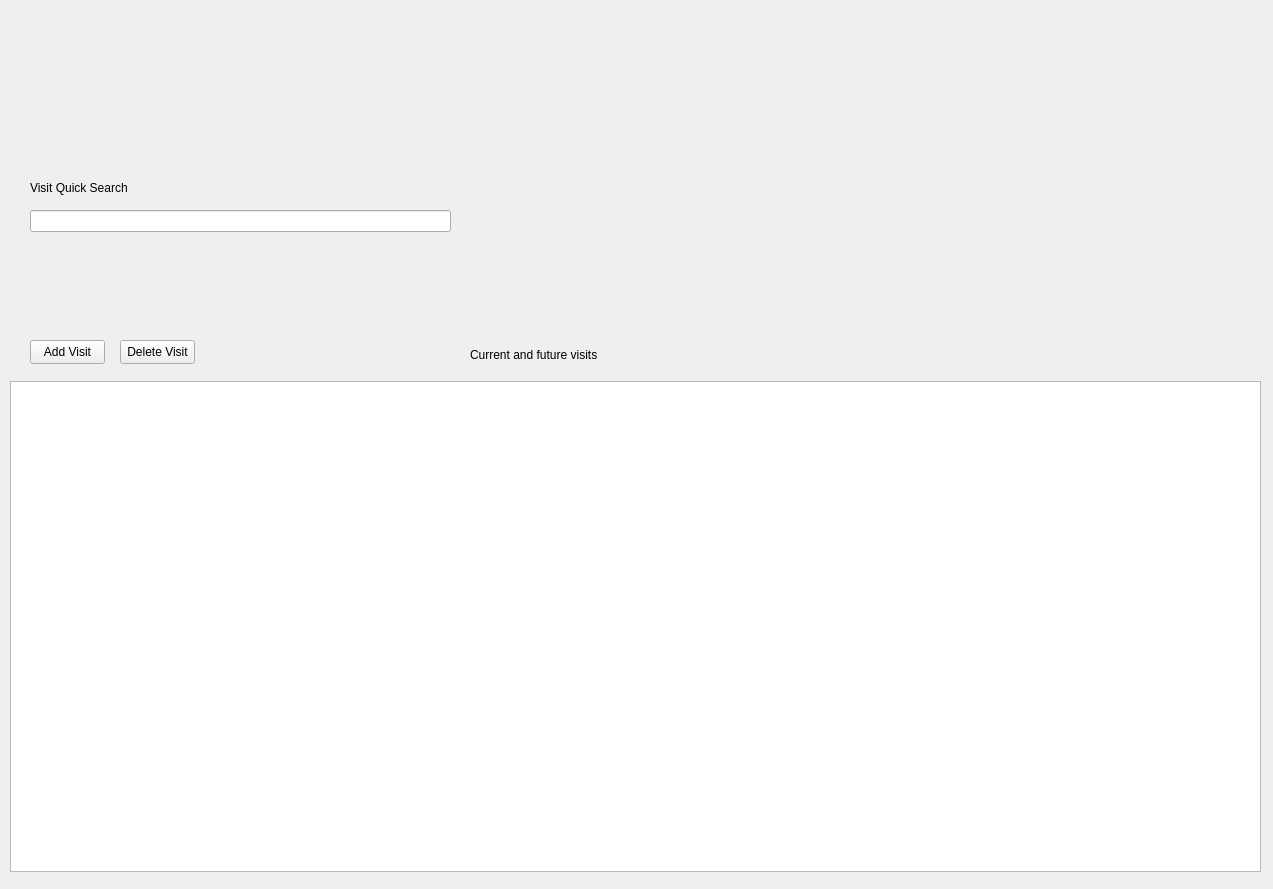
<?xml version="1.0" encoding="UTF-8"?>
<ui version="4.0">
 <class>ContractVisitClass</class>
 <widget class="QWidget" name="ContractVisitClass">
  <property name="geometry">
   <rect>
    <x>0</x>
    <y>0</y>
    <width>1273</width>
    <height>889</height>
   </rect>
  </property>
  <property name="windowTitle">
   <string>ContractVisit</string>
  </property>
  <widget class="QStackedWidget" name="stackedWidget">
   <property name="geometry">
    <rect>
     <x>10</x>
     <y>110</y>
     <width>1251</width>
     <height>771</height>
    </rect>
   </property>
   <property name="font">
    <font>
     <family>Arial</family>
    </font>
   </property>
   <property name="currentIndex">
    <number>0</number>
   </property>
   <widget class="QWidget" name="page">
    <widget class="QTableView" name="tv_visits">
     <property name="geometry">
      <rect>
       <x>0</x>
       <y>271</y>
       <width>1251</width>
       <height>491</height>
      </rect>
     </property>
    </widget>
    <widget class="QLabel" name="lb_tableTitle">
     <property name="geometry">
      <rect>
       <x>460</x>
       <y>229</y>
       <width>421</width>
       <height>31</height>
      </rect>
     </property>
     <property name="text">
      <string>Current and future visits</string>
     </property>
    </widget>
    <widget class="QPushButton" name="pb_addVisit">
     <property name="geometry">
      <rect>
       <x>20</x>
       <y>230</y>
       <width>75</width>
       <height>24</height>
      </rect>
     </property>
     <property name="text">
      <string>Add Visit</string>
     </property>
    </widget>
    <widget class="QPushButton" name="pb_deleteVisit">
     <property name="geometry">
      <rect>
       <x>110</x>
       <y>230</y>
       <width>75</width>
       <height>24</height>
      </rect>
     </property>
     <property name="text">
      <string>Delete Visit</string>
     </property>
    </widget>
    <widget class="QLineEdit" name="le_quickSearch">
     <property name="geometry">
      <rect>
       <x>20</x>
       <y>100</y>
       <width>421</width>
       <height>22</height>
      </rect>
     </property>
    </widget>
    <widget class="QLabel" name="lb_quickSearch">
     <property name="geometry">
      <rect>
       <x>20</x>
       <y>70</y>
       <width>331</width>
       <height>16</height>
      </rect>
     </property>
     <property name="text">
      <string>Visit Quick Search</string>
     </property>
    </widget>
   </widget>
   <widget class="QWidget" name="page_2">
    <widget class="QGroupBox" name="gb_workerData">
     <property name="geometry">
      <rect>
       <x>20</x>
       <y>90</y>
       <width>431</width>
       <height>281</height>
      </rect>
     </property>
     <property name="font">
      <font>
       <family>Arial</family>
      </font>
     </property>
     <property name="title">
      <string>Worker Data</string>
     </property>
     <widget class="QLabel" name="lb_workerFirstName">
      <property name="geometry">
       <rect>
        <x>10</x>
        <y>30</y>
        <width>121</width>
        <height>16</height>
       </rect>
      </property>
      <property name="font">
       <font>
        <family>Arial</family>
       </font>
      </property>
      <property name="text">
       <string>Worker First Name</string>
      </property>
     </widget>
     <widget class="QLineEdit" name="le_workerFirstName">
      <property name="geometry">
       <rect>
        <x>10</x>
        <y>50</y>
        <width>201</width>
        <height>22</height>
       </rect>
      </property>
      <property name="font">
       <font>
        <family>Arial</family>
       </font>
      </property>
     </widget>
     <widget class="QLineEdit" name="le_phone">
      <property name="geometry">
       <rect>
        <x>10</x>
        <y>150</y>
        <width>201</width>
        <height>22</height>
       </rect>
      </property>
      <property name="font">
       <font>
        <family>Arial</family>
       </font>
      </property>
     </widget>
     <widget class="QLabel" name="lb_phone">
      <property name="geometry">
       <rect>
        <x>10</x>
        <y>130</y>
        <width>131</width>
        <height>16</height>
       </rect>
      </property>
      <property name="font">
       <font>
        <family>Arial</family>
       </font>
      </property>
      <property name="text">
       <string>Phone</string>
      </property>
     </widget>
     <widget class="QLabel" name="lb_companyName">
      <property name="geometry">
       <rect>
        <x>10</x>
        <y>190</y>
        <width>171</width>
        <height>16</height>
       </rect>
      </property>
      <property name="font">
       <font>
        <family>Arial</family>
       </font>
      </property>
      <property name="text">
       <string>Company Name</string>
      </property>
     </widget>
     <widget class="QLineEdit" name="le_companyName">
      <property name="geometry">
       <rect>
        <x>10</x>
        <y>210</y>
        <width>201</width>
        <height>22</height>
       </rect>
      </property>
      <property name="font">
       <font>
        <family>Arial</family>
       </font>
      </property>
     </widget>
     <widget class="QPushButton" name="pb_selectCompany">
      <property name="geometry">
       <rect>
        <x>230</x>
        <y>210</y>
        <width>105</width>
        <height>24</height>
       </rect>
      </property>
      <property name="font">
       <font>
        <family>Arial</family>
       </font>
      </property>
      <property name="text">
       <string>Select Company</string>
      </property>
     </widget>
     <widget class="QPushButton" name="pb_selectWorker">
      <property name="geometry">
       <rect>
        <x>240</x>
        <y>20</y>
        <width>141</width>
        <height>24</height>
       </rect>
      </property>
      <property name="text">
       <string>Select Worker</string>
      </property>
     </widget>
     <widget class="QPushButton" name="pb_addWorker">
      <property name="geometry">
       <rect>
        <x>10</x>
        <y>240</y>
        <width>75</width>
        <height>24</height>
       </rect>
      </property>
      <property name="text">
       <string>Add</string>
      </property>
     </widget>
     <widget class="QLabel" name="lb_workerLastName">
      <property name="geometry">
       <rect>
        <x>10</x>
        <y>80</y>
        <width>121</width>
        <height>16</height>
       </rect>
      </property>
      <property name="font">
       <font>
        <family>Arial</family>
       </font>
      </property>
      <property name="text">
       <string>Worker Last Name</string>
      </property>
     </widget>
     <widget class="QLineEdit" name="le_workerLastName">
      <property name="geometry">
       <rect>
        <x>10</x>
        <y>100</y>
        <width>201</width>
        <height>22</height>
       </rect>
      </property>
      <property name="font">
       <font>
        <family>Arial</family>
       </font>
      </property>
     </widget>
    </widget>
    <widget class="QGroupBox" name="gb_additionalData">
     <property name="geometry">
      <rect>
       <x>490</x>
       <y>90</y>
       <width>641</width>
       <height>261</height>
      </rect>
     </property>
     <property name="font">
      <font>
       <family>Arial</family>
      </font>
     </property>
     <property name="title">
      <string>additional data</string>
     </property>
     <widget class="QLabel" name="lb_contactPerson">
      <property name="geometry">
       <rect>
        <x>10</x>
        <y>30</y>
        <width>211</width>
        <height>16</height>
       </rect>
      </property>
      <property name="font">
       <font>
        <family>Arial</family>
       </font>
      </property>
      <property name="text">
       <string>Contact Person</string>
      </property>
     </widget>
     <widget class="QLineEdit" name="le_contactPerson">
      <property name="geometry">
       <rect>
        <x>10</x>
        <y>50</y>
        <width>201</width>
        <height>22</height>
       </rect>
      </property>
      <property name="font">
       <font>
        <family>Arial</family>
       </font>
      </property>
      <property name="toolTip">
       <string>If contact must be established differently.</string>
      </property>
     </widget>
     <widget class="QLabel" name="lb_activitiy">
      <property name="geometry">
       <rect>
        <x>10</x>
        <y>90</y>
        <width>151</width>
        <height>16</height>
       </rect>
      </property>
      <property name="font">
       <font>
        <family>Arial</family>
       </font>
      </property>
      <property name="text">
       <string>Activity</string>
      </property>
     </widget>
     <widget class="QLineEdit" name="le_activity">
      <property name="geometry">
       <rect>
        <x>10</x>
        <y>110</y>
        <width>201</width>
        <height>22</height>
       </rect>
      </property>
      <property name="font">
       <font>
        <family>Arial</family>
       </font>
      </property>
     </widget>
     <widget class="QLabel" name="lb_location">
      <property name="geometry">
       <rect>
        <x>10</x>
        <y>150</y>
        <width>161</width>
        <height>16</height>
       </rect>
      </property>
      <property name="text">
       <string>Location</string>
      </property>
     </widget>
     <widget class="QLineEdit" name="le_location">
      <property name="geometry">
       <rect>
        <x>10</x>
        <y>170</y>
        <width>201</width>
        <height>22</height>
       </rect>
      </property>
     </widget>
     <widget class="QTextEdit" name="te_note">
      <property name="geometry">
       <rect>
        <x>260</x>
        <y>50</y>
        <width>361</width>
        <height>91</height>
       </rect>
      </property>
     </widget>
     <widget class="QLabel" name="lb_note">
      <property name="geometry">
       <rect>
        <x>260</x>
        <y>30</y>
        <width>49</width>
        <height>16</height>
       </rect>
      </property>
      <property name="text">
       <string>Note</string>
      </property>
     </widget>
     <widget class="QLabel" name="lb_reachableNote">
      <property name="geometry">
       <rect>
        <x>260</x>
        <y>150</y>
        <width>171</width>
        <height>16</height>
       </rect>
      </property>
      <property name="text">
       <string>Reachable Note</string>
      </property>
     </widget>
     <widget class="QLineEdit" name="le_reachableNote">
      <property name="geometry">
       <rect>
        <x>260</x>
        <y>170</y>
        <width>201</width>
        <height>22</height>
       </rect>
      </property>
     </widget>
     <widget class="QLabel" name="lb_status">
      <property name="geometry">
       <rect>
        <x>10</x>
        <y>210</y>
        <width>181</width>
        <height>16</height>
       </rect>
      </property>
      <property name="text">
       <string>Status</string>
      </property>
     </widget>
     <widget class="QComboBox" name="cb_status">
      <property name="geometry">
       <rect>
        <x>10</x>
        <y>230</y>
        <width>191</width>
        <height>22</height>
       </rect>
      </property>
     </widget>
     <widget class="QLineEdit" name="le_contactPhone">
      <property name="geometry">
       <rect>
        <x>260</x>
        <y>230</y>
        <width>201</width>
        <height>22</height>
       </rect>
      </property>
     </widget>
     <widget class="QLabel" name="lb_contactPhone">
      <property name="geometry">
       <rect>
        <x>260</x>
        <y>210</y>
        <width>141</width>
        <height>16</height>
       </rect>
      </property>
      <property name="text">
       <string>Contact Phone</string>
      </property>
     </widget>
    </widget>
    <widget class="QGroupBox" name="gb_data">
     <property name="geometry">
      <rect>
       <x>30</x>
       <y>400</y>
       <width>431</width>
       <height>161</height>
      </rect>
     </property>
     <property name="title">
      <string>Date</string>
     </property>
     <widget class="QDateTimeEdit" name="dte_arrivalAt">
      <property name="geometry">
       <rect>
        <x>10</x>
        <y>50</y>
        <width>241</width>
        <height>22</height>
       </rect>
      </property>
      <property name="calendarPopup">
       <bool>true</bool>
      </property>
     </widget>
     <widget class="QLabel" name="lb_arrivalAt">
      <property name="geometry">
       <rect>
        <x>10</x>
        <y>30</y>
        <width>141</width>
        <height>16</height>
       </rect>
      </property>
      <property name="text">
       <string>Arrival at</string>
      </property>
     </widget>
     <widget class="QLabel" name="lb_departureAt">
      <property name="geometry">
       <rect>
        <x>10</x>
        <y>90</y>
        <width>181</width>
        <height>16</height>
       </rect>
      </property>
      <property name="text">
       <string>Departure at</string>
      </property>
     </widget>
     <widget class="QDateTimeEdit" name="dte_departureAt">
      <property name="geometry">
       <rect>
        <x>10</x>
        <y>110</y>
        <width>241</width>
        <height>22</height>
       </rect>
      </property>
      <property name="calendarPopup">
       <bool>true</bool>
      </property>
     </widget>
     <widget class="QPushButton" name="pb_setArrivalAt">
      <property name="geometry">
       <rect>
        <x>270</x>
        <y>50</y>
        <width>75</width>
        <height>24</height>
       </rect>
      </property>
      <property name="text">
       <string>Set</string>
      </property>
     </widget>
     <widget class="QPushButton" name="pb_setDepartureAt">
      <property name="geometry">
       <rect>
        <x>270</x>
        <y>110</y>
        <width>75</width>
        <height>24</height>
       </rect>
      </property>
      <property name="text">
       <string>Set</string>
      </property>
     </widget>
    </widget>
    <widget class="QTableView" name="tv_visitWorker">
     <property name="geometry">
      <rect>
       <x>500</x>
       <y>400</y>
       <width>641</width>
       <height>231</height>
      </rect>
     </property>
    </widget>
    <widget class="QPushButton" name="pb_removeWorker">
     <property name="geometry">
      <rect>
       <x>500</x>
       <y>370</y>
       <width>141</width>
       <height>24</height>
      </rect>
     </property>
     <property name="text">
      <string>Remove Worker</string>
     </property>
    </widget>
    <widget class="QPushButton" name="pb_saveVisit">
     <property name="geometry">
      <rect>
       <x>40</x>
       <y>600</y>
       <width>111</width>
       <height>24</height>
      </rect>
     </property>
     <property name="text">
      <string>Save Visit</string>
     </property>
    </widget>
    <widget class="QPushButton" name="pb_back">
     <property name="geometry">
      <rect>
       <x>1090</x>
       <y>20</y>
       <width>75</width>
       <height>24</height>
      </rect>
     </property>
     <property name="text">
      <string>Back</string>
     </property>
    </widget>
   </widget>
  </widget>
 </widget>
 <layoutdefault spacing="6" margin="11"/>
 <resources/>
 <connections/>
</ui>
